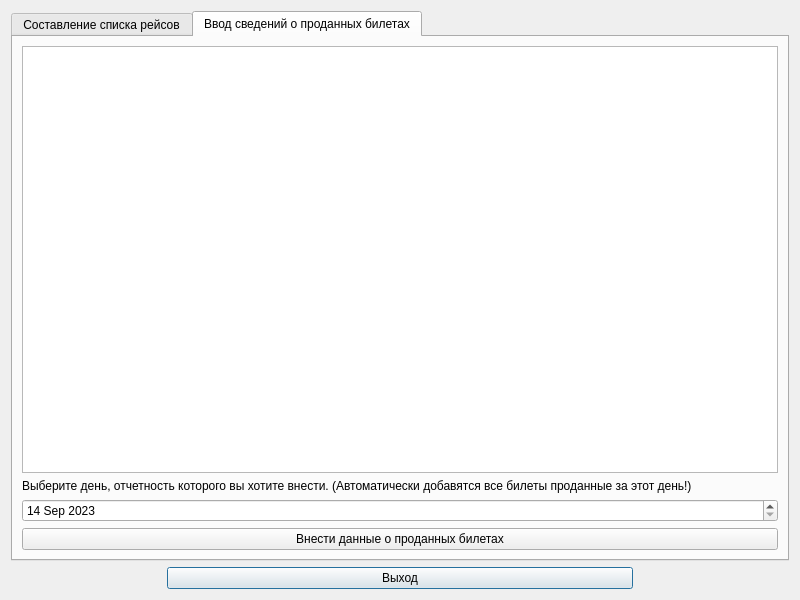
<?xml version="1.0" encoding="UTF-8"?>
<ui version="4.0">
 <class>AdminMenu</class>
 <widget class="QDialog" name="AdminMenu">
  <property name="geometry">
   <rect>
    <x>0</x>
    <y>0</y>
    <width>800</width>
    <height>600</height>
   </rect>
  </property>
  <property name="minimumSize">
   <size>
    <width>700</width>
    <height>500</height>
   </size>
  </property>
  <property name="maximumSize">
   <size>
    <width>800</width>
    <height>600</height>
   </size>
  </property>
  <property name="windowTitle">
   <string>Панель Администратора</string>
  </property>
  <property name="windowIcon">
   <iconset>
    <normaloff>:/resources/airport_700.jpg</normaloff>:/resources/airport_700.jpg</iconset>
  </property>
  <layout class="QGridLayout" name="gridLayout">
   <item row="2" column="2">
    <spacer name="horizontalSpacer">
     <property name="orientation">
      <enum>Qt::Horizontal</enum>
     </property>
     <property name="sizeType">
      <enum>QSizePolicy::Fixed</enum>
     </property>
     <property name="sizeHint" stdset="0">
      <size>
       <width>150</width>
       <height>20</height>
      </size>
     </property>
    </spacer>
   </item>
   <item row="2" column="0">
    <spacer name="horizontalSpacer_2">
     <property name="orientation">
      <enum>Qt::Horizontal</enum>
     </property>
     <property name="sizeType">
      <enum>QSizePolicy::Fixed</enum>
     </property>
     <property name="sizeHint" stdset="0">
      <size>
       <width>150</width>
       <height>20</height>
      </size>
     </property>
    </spacer>
   </item>
   <item row="2" column="1">
    <widget class="QPushButton" name="pushButton_close">
     <property name="text">
      <string>Выход</string>
     </property>
    </widget>
   </item>
   <item row="0" column="0" colspan="3">
    <widget class="QTabWidget" name="tabWidget">
     <property name="minimumSize">
      <size>
       <width>0</width>
       <height>0</height>
      </size>
     </property>
     <property name="maximumSize">
      <size>
       <width>16777215</width>
       <height>16777215</height>
      </size>
     </property>
     <property name="currentIndex">
      <number>1</number>
     </property>
     <widget class="QWidget" name="tab">
      <attribute name="title">
       <string>Составление списка рейсов</string>
      </attribute>
      <layout class="QGridLayout" name="gridLayout_2">
       <item row="9" column="0">
        <widget class="QPushButton" name="pushButton_clear_route">
         <property name="text">
          <string>Очистить список рейсов</string>
         </property>
        </widget>
       </item>
       <item row="6" column="3">
        <widget class="QLineEdit" name="lineEdit_city_from_route">
         <property name="enabled">
          <bool>true</bool>
         </property>
         <property name="sizePolicy">
          <sizepolicy hsizetype="Fixed" vsizetype="Fixed">
           <horstretch>0</horstretch>
           <verstretch>0</verstretch>
          </sizepolicy>
         </property>
        </widget>
       </item>
       <item row="5" column="0">
        <widget class="QPushButton" name="pushButton_add_route">
         <property name="text">
          <string>Добавить рейс</string>
         </property>
        </widget>
       </item>
       <item row="9" column="2">
        <widget class="QLabel" name="label_10">
         <property name="text">
          <string>Количество мест в самолете</string>
         </property>
        </widget>
       </item>
       <item row="6" column="1">
        <widget class="Line" name="line_2">
         <property name="orientation">
          <enum>Qt::Vertical</enum>
         </property>
        </widget>
       </item>
       <item row="7" column="3">
        <widget class="QLineEdit" name="lineEdit_city_to_route">
         <property name="enabled">
          <bool>true</bool>
         </property>
         <property name="sizePolicy">
          <sizepolicy hsizetype="Fixed" vsizetype="Fixed">
           <horstretch>0</horstretch>
           <verstretch>0</verstretch>
          </sizepolicy>
         </property>
        </widget>
       </item>
       <item row="6" column="0">
        <widget class="QPushButton" name="pushButton_delete_route">
         <property name="text">
          <string>Удалить рейс</string>
         </property>
        </widget>
       </item>
       <item row="8" column="3">
        <widget class="QDateTimeEdit" name="dateTimeEdit_route">
         <property name="enabled">
          <bool>true</bool>
         </property>
         <property name="dateTime">
          <datetime>
           <hour>0</hour>
           <minute>0</minute>
           <second>0</second>
           <year>2023</year>
           <month>1</month>
           <day>1</day>
          </datetime>
         </property>
         <property name="minimumDateTime">
          <datetime>
           <hour>0</hour>
           <minute>0</minute>
           <second>0</second>
           <year>2023</year>
           <month>1</month>
           <day>1</day>
          </datetime>
         </property>
        </widget>
       </item>
       <item row="10" column="2" colspan="2">
        <widget class="QDialogButtonBox" name="buttonBox">
         <property name="inputMethodHints">
          <set>Qt::ImhNone</set>
         </property>
         <property name="standardButtons">
          <set>QDialogButtonBox::Cancel|QDialogButtonBox::Ok</set>
         </property>
        </widget>
       </item>
       <item row="8" column="0">
        <widget class="QPushButton" name="pushButton_setDefault_route">
         <property name="text">
          <string>Загрузить примеры рейсов</string>
         </property>
        </widget>
       </item>
       <item row="5" column="2">
        <widget class="QLabel" name="label_2">
         <property name="text">
          <string>ID рейса</string>
         </property>
        </widget>
       </item>
       <item row="9" column="3">
        <widget class="QSpinBox" name="spinBox_cnt_seats_route">
         <property name="enabled">
          <bool>true</bool>
         </property>
         <property name="minimum">
          <number>2</number>
         </property>
         <property name="maximum">
          <number>10000</number>
         </property>
        </widget>
       </item>
       <item row="6" column="2">
        <widget class="QLabel" name="label">
         <property name="text">
          <string>Пункт вылета</string>
         </property>
        </widget>
       </item>
       <item row="7" column="0">
        <widget class="QPushButton" name="pushButton_correct_route">
         <property name="enabled">
          <bool>true</bool>
         </property>
         <property name="text">
          <string>Переместить рейс</string>
         </property>
        </widget>
       </item>
       <item row="8" column="2">
        <widget class="QLabel" name="label_9">
         <property name="text">
          <string>Дата и время вылета</string>
         </property>
        </widget>
       </item>
       <item row="5" column="1">
        <widget class="Line" name="line">
         <property name="orientation">
          <enum>Qt::Vertical</enum>
         </property>
        </widget>
       </item>
       <item row="0" column="0" rowspan="3" colspan="4">
        <widget class="QTableView" name="tableView_routes">
         <property name="sizePolicy">
          <sizepolicy hsizetype="Expanding" vsizetype="Expanding">
           <horstretch>0</horstretch>
           <verstretch>0</verstretch>
          </sizepolicy>
         </property>
        </widget>
       </item>
       <item row="7" column="2">
        <widget class="QLabel" name="label_3">
         <property name="text">
          <string>Пункт прилёта</string>
         </property>
        </widget>
       </item>
       <item row="7" column="1">
        <widget class="Line" name="line_5">
         <property name="orientation">
          <enum>Qt::Vertical</enum>
         </property>
        </widget>
       </item>
       <item row="8" column="1">
        <widget class="Line" name="line_6">
         <property name="orientation">
          <enum>Qt::Vertical</enum>
         </property>
        </widget>
       </item>
       <item row="9" column="1">
        <widget class="Line" name="line_7">
         <property name="orientation">
          <enum>Qt::Vertical</enum>
         </property>
        </widget>
       </item>
       <item row="10" column="1">
        <widget class="Line" name="line_8">
         <property name="orientation">
          <enum>Qt::Vertical</enum>
         </property>
        </widget>
       </item>
       <item row="5" column="3">
        <widget class="QSpinBox" name="spinBox_id_route">
         <property name="minimum">
          <number>1</number>
         </property>
         <property name="maximum">
          <number>100000</number>
         </property>
        </widget>
       </item>
      </layout>
     </widget>
     <widget class="QWidget" name="tab_2">
      <attribute name="title">
       <string>Ввод сведений о проданных билетах</string>
      </attribute>
      <layout class="QVBoxLayout" name="verticalLayout_3">
       <item>
        <widget class="QTableView" name="tableView_tickets"/>
       </item>
       <item>
        <widget class="QLabel" name="label_4">
         <property name="text">
          <string>Выберите день, отчетность которого вы хотите внести. (Автоматически добавятся все билеты проданные за этот день!)</string>
         </property>
        </widget>
       </item>
       <item>
        <widget class="QDateEdit" name="dateEdit">
         <property name="minimumDateTime">
          <datetime>
           <hour>0</hour>
           <minute>0</minute>
           <second>0</second>
           <year>2023</year>
           <month>9</month>
           <day>14</day>
          </datetime>
         </property>
        </widget>
       </item>
       <item>
        <widget class="QPushButton" name="pushButton_add_ticket">
         <property name="text">
          <string>Внести данные о проданных билетах</string>
         </property>
        </widget>
       </item>
      </layout>
     </widget>
    </widget>
   </item>
  </layout>
 </widget>
 <resources/>
 <connections/>
</ui>
